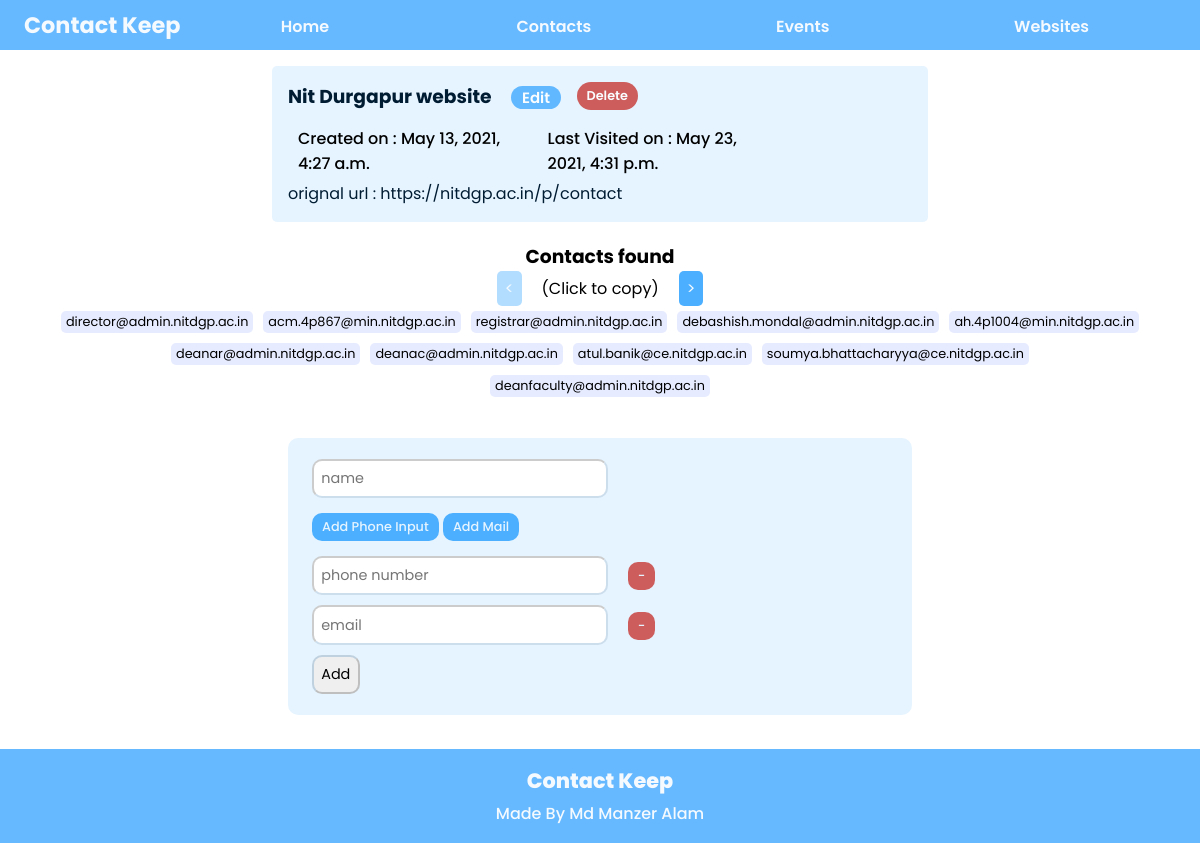
The app's page /websites/6/ with its own data.
### contactkeep/models.py (models this page shows, shortened)
class Website(models.Model):
    event = models.ForeignKey(Event, on_delete=models.CASCADE)
    url = models.CharField("Link for website",max_length=250)
    name = models.CharField("Name for website",max_length=250)
    web_cache = models.CharField("Cache of website content",max_length=100000,default='')
    last_visit = models.DateTimeField("last visited on",auto_now=True)
    created_on = models.DateTimeField("Created on",auto_created=True,default=timezone.now)

### contactkeep/views.py (the view, shortened to what this page needs)
# urls.py: path('websites/<int:website_id>/',views.website_view,name="view_website"),
def website_view(request,website_id):
    website = get_object_or_404(Website,id=website_id)
    if 'refresh' in request.POST:
        data = refresh_content(website.url,website)
    else:
        delta = timezone.now() - website.last_visit
        delta = delta.total_seconds()/(3600*24)
        if(delta>1):
            data = refresh_content(website.url,website)
        else:
            if website.web_cache == 'length exceeded':
                data = refresh_content(website.url,website)
            elif website.web_cache == '':
                data = refresh_content(website.url,website)
            else:
                print("used cache")
                data = getInfo(website.web_cache)
    print("hello 1")
    website.save()
    info_per_page = 10
    info_count = len(data)
    import math
    last_page = math.ceil(info_count/info_per_page)
    paginator_obj = Paginator(data,info_per_page)
    page_num = request.GET.get('page')
    try:
        pageObj = paginator_obj.get_page(page_num)
    except PageNotAnInteger:
        pageObj = paginator_obj.get_page(1)
    except EmptyPage:
        pageObj = paginator_obj.get_page(paginator_obj.num_pages)
    context = {
        'website' : website,
        'info_scrapped': pageObj,
        'page_obj':pageObj,
        'info_len': len(data),
    }
    return render(request,'contactkeep/website_view.html',context)

### contactkeep/templates/contactkeep/website_view.html (shortened to what this page needs)
{% load static %}
<!DOCTYPE html>
<html lang="en">
<head>
    <link rel="stylesheet" type="text/css" href="{% static 'contactkeep/website_view.css' %}">
</head>
{% include 'contactkeep/snippets/navigation.html' %}
<body>
    <main>
        <section class="websites-holder">
            <section class="website-holder">
                <ul class="heading">
                    <li>
                        <h3>{{website.name}}
                            <a href="{% url 'contactkeep:website_edit' website.id %}" class="edit-link">Edit</a></h3>
                    </li>
                    <li>
                        <form action="" method="post" enctype="multipart/form-data" class="delete-form">
                            <input type="submit" value="Delete" class="del-btn" name="website-delete">
                        </form>
                    </li>
                </ul>
                <div class="date-holder">
                    <h4>Created on : {{website.created_on}}</h4>
                    <h4>Last Visited on : {{website.last_visit}}</h4>
                </div>
                <a href="{{website.url}}" class="url">orignal url : {{website.url}}</a>
            </section>
            <section id="info-holder">
                <h3>Contacts found</h3>
                {% if info_len != 0 %}
                    <div class="btn-holder">
                    {% if page_obj.has_previous %}
                        <a href="?page={{page_obj.previous_page_number}}" class="paginator-btn"><</a>
                    {% else %}
                        <a href="#" class="paginator-btn disable"><</a>
                    {% endif %}
                    <h4 style="font-weight: 400;">(Click to copy)</h4>
                    {%if page_obj.has_next %}
                        <a href="?page={{page_obj.next_page_number}}" class="paginator-btn">></a>
                    {% else %}
                        <a href="#" class="paginator-btn disable">></a>
                    {% endif %}
                    </div>
                {% endif %}
                <ul id="contacts-holder">
                    {% if info_len != 0 %}
                        {% for info in info_scrapped %}
                            <li class="info-card" onclick="copyToClipboard(this)">
                                {{info.text}}
                            </li>
                        {% endfor %}
                    {% else %}
                        <p>No contacts found, you will have to add them manually</p>
                    {% endif %}
                </ul>
            </section>
            <section class="add-contact">
                <form action="" method="post" enctype="multipart/form-data" id="contact-form">
                    <input type="text" name="name" placeholder="name">
                    <div class="add-btn-holder">
                        <button id="add-phone" onclick="addPhoneInput()" type="button">Add Phone Input</button>
                        <button id="add-mail" onclick="addMailInput()" type="button">Add Mail</button>
                    </div>
                    <div id="phone-inputs" title="1">
                        <div class="phone-input">
                            <input type="text" name="phone_num$1" placeholder="phone number">
                            <button class="remove" onclick="removePhoneInput()" type="button">-</button>
                        </div>
                    </div>
                    <div id="mail-inputs" title="1">
                        <div class="mail-input">
                            <input type="text" name="email$1" placeholder="email">
                            <button class="remove" onclick="removeMailInput()" type="button">-</button>
                        </div>
                    </div>
                    <input type="submit" value="Add" name="add-contact">
                </form>
            </section>
        </section>
    </main>
</body>
{% include 'contactkeep/snippets/footer.html' %}
</html>

### contactkeep/static/contactkeep/website_view.css (style rules this page uses)
* { margin: 0px; padding: 0px; box-sizing: border-box; font-family: 'Poppins',sans-serif; }
main { padding: 0.2em 2em; overflow: hidden; }
.website-holder { background-color: hsl(207, 100%, 95%); padding: 1em; border-radius: 5px; margin: 0.5em 0px; }
.website-holder h3 { font-weight: 700; margin-bottom: 10px; color: hsl(207, 100%, 10%); }
.website-holder .date-holder { display: flex; width: 80%; flex-direction: row; justify-content: center; align-items: baseline; margin: 0.3em 0em; }
.website-holder .date-holder h4 { flex: 1; text-align: left; font-weight: 500; }
@media screen and (min-width:1050px) { .website-holder { margin: 0 20vw; } }
.url { padding: 0.1em 0em; border-radius: 100px; text-decoration: none; margin-top: 30px; color: hsl(207, 100%, 10%); }
form { background-color: hsl(207, 100%, 95%); padding: 1em 1.5em; border-radius: 10px; }
form input { border-color: hsla(207, 100%, 15%,0.2); padding: 0.5em; border-radius: 10px; font-size: 0.9rem; }
.delete-form { padding: 0px; }
.del-btn { padding: 5px 10px; font-weight: 600; border: none; margin-left: 1rem; font-size: 0.8rem; border-radius: 20px; color: hsl(207, 100%, 99%); background-color: indianred; }
.edit-link { padding: 0.1em 0.7em; background-color: hsl(207, 100%, 69%); border-radius: 100px; text-decoration: none; margin-left: 1rem; font-weight: 600; color: hsl(207, 100%, 99%); font-size: 0.8em; }
.heading { display: flex; list-style: none; }
#info-holder { text-align: center; padding: 20px; }
#info-holder .btn-holder { display: flex; flex-direction: row; justify-content: center; align-items: center; }
#info-holder .btn-holder a,h4 { font-size: 1em; font-weight: 400; margin: 0px 10px; }
#contacts-holder { list-style: none; display: flex; flex-direction: row; justify-content: center; flex-wrap: wrap; }
#contacts-holder li { flex: 1; padding: 2px 5px; font-size: 0.8em; background-color: hsl(226, 100%, 95%); margin: 5px 5px; border-radius: 5px; white-space: nowrap; flex-grow: 0; cursor: pointer; }
.paginator-btn { padding: 5px 8px; text-decoration: none; color: hsl(207, 100%, 98%); background-color: hsl(207, 100%, 65%); border-radius: 5px; font-size: 1em; font-weight: 600; }
.disable { background-color: hsl(207, 100%, 85%); cursor: not-allowed; }
.add-contact { padding: 1em; }
#contact-form button { padding: 5px 10px; font-size: 0.8em; font-weight: 500; border: none; border-radius: 10px; outline: none; }
#contact-form input { margin: 5px 0px; }
.add-btn-holder { margin: 10px 0px; }
#add-mail,#add-phone { background-color: hsl(207, 100%, 65%); color: hsl(207, 100%, 95%); }
.remove { color: hsl(207, 100%, 95%); background-color: indianred; margin-left: 15px; }
@media screen and (min-width:1050px) { .add-contact { margin: 0 20vw; } }

### records on screen
Website: name "Nit Durgapur website", created_on "May 13, 2021, 4:27 a.m.", last_visit "May 23, 2021, 4:31 p.m.", url "https://nitdgp.ac.in/p/contact"

### other values on screen
{{ info.text }} "director@admin.nitdgp.ac.in" "acm.4p867@min.nitdgp.ac.in" "registrar@admin.nitdgp.ac.in" "debashish.mondal@admin.nitdgp.ac.in" "ah.4p1004@min.nitdgp.ac.in" "deanar@admin.nitdgp.ac.in" "deanac@admin.nitdgp.ac.in" "atul.banik@ce.nitdgp.ac.in" "soumya.bhattacharyya@ce.nitdgp.ac.in" "deanfaculty@admin.nitdgp.ac.in"
